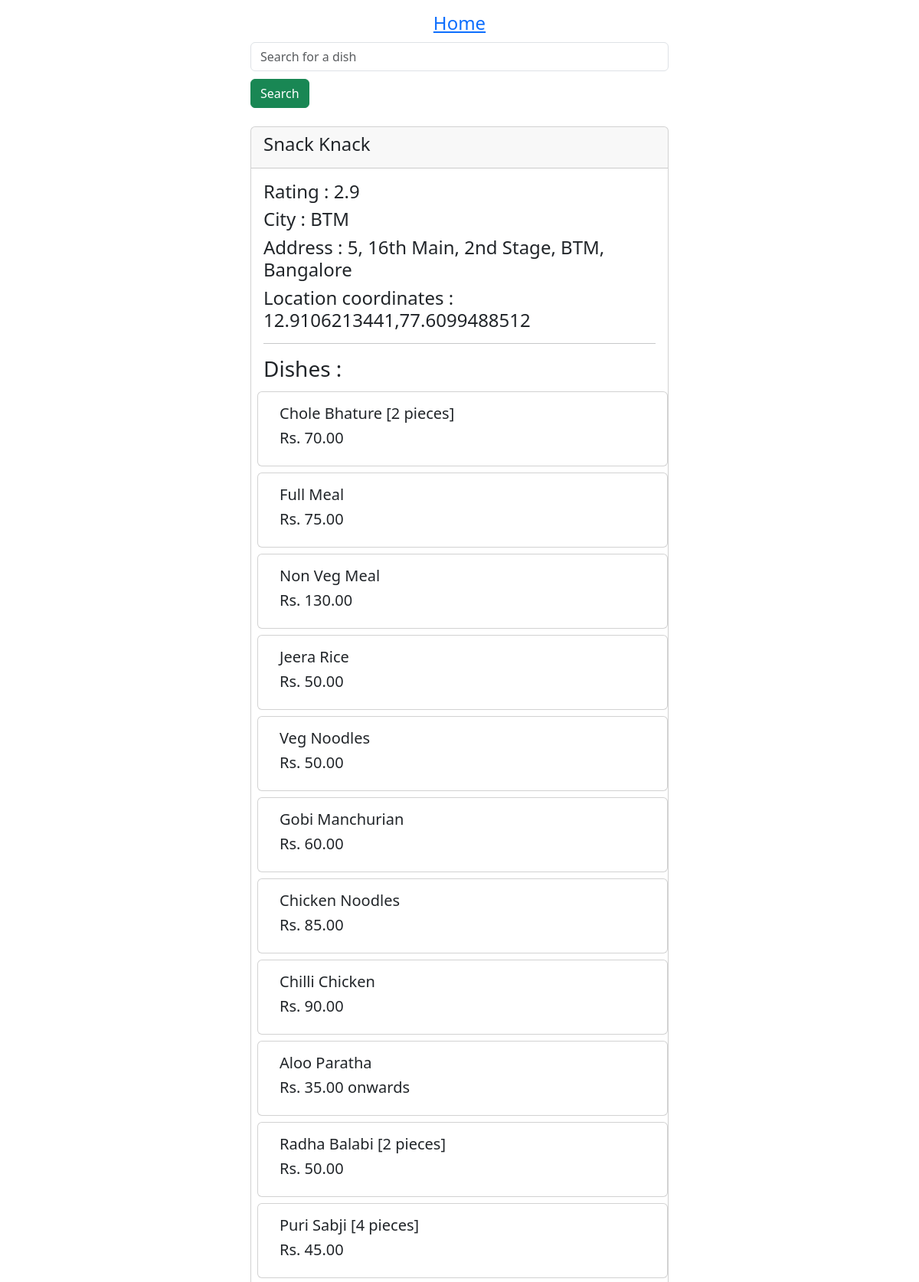
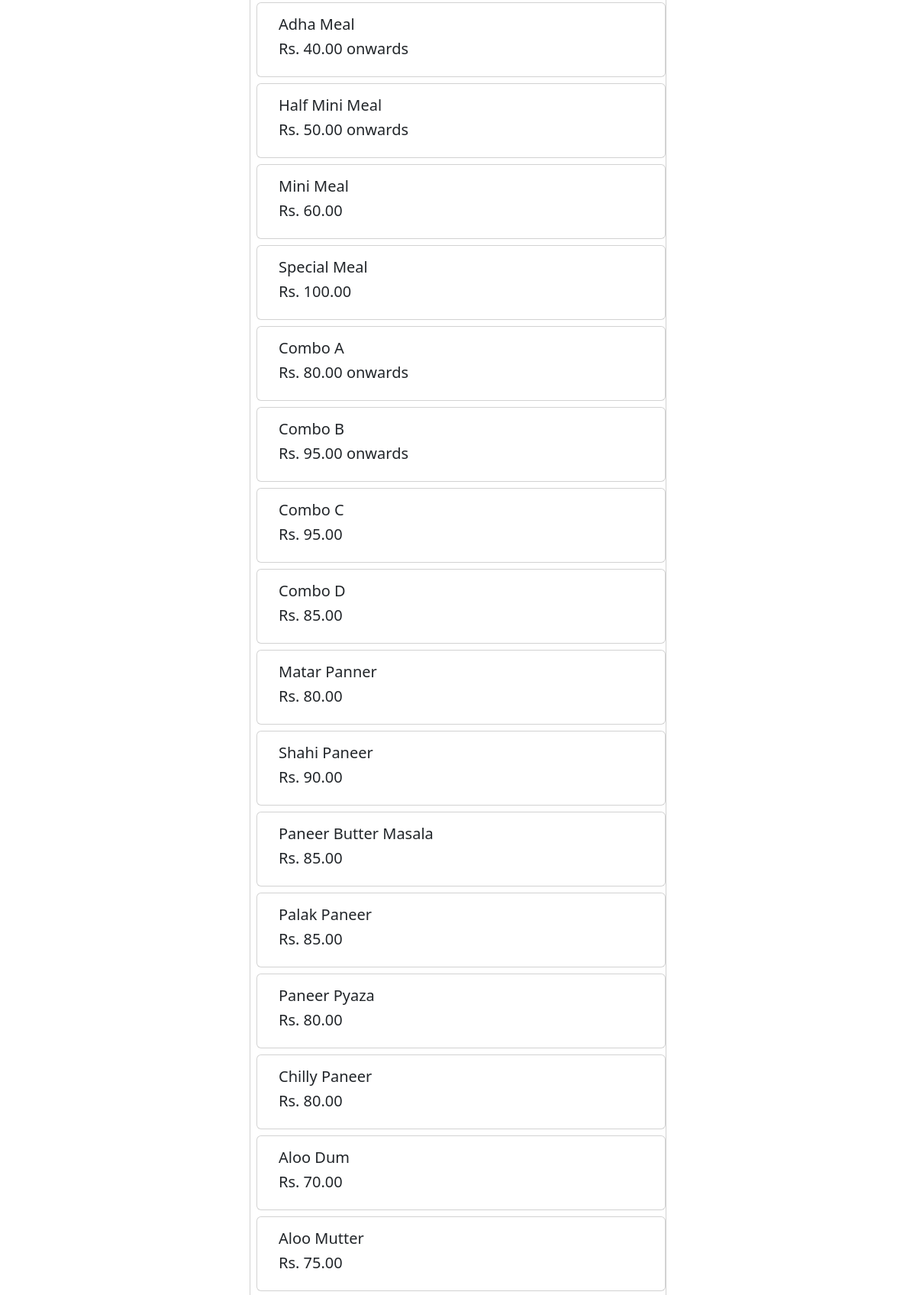
Page /restaurant/9867 (upper part) on the committed database (2 pictures, top to bottom).
### myapp/models.py (models this page shows)
class Restaurant(models.Model):
	restaurantId = models.BigAutoField(primary_key=True, auto_created=False)
	name = models.CharField(max_length=200)
	city = models.CharField(max_length=200)
	location = models.CharField(max_length=500, null=True, blank=True)
	cuisine = models.CharField(max_length=400, null=True, blank=True)
	coordinates = models.CharField(max_length=500)
	rating = models.FloatField()

class Dish(models.Model):
	restaurant = models.ForeignKey(Restaurant, on_delete=models.CASCADE)
	name = models.CharField(max_length=200)
	rate = models.CharField(max_length=50)

### myapp/views.py (the view)
# urls.py: path('restaurant/<int:id>', views.restaurant, name='restaurant-detail'),
def restaurant(request, id):
  rest = Restaurant.objects.get(restaurantId=id)
  dishes = Dish.objects.filter(restaurant=rest)
  data = dict(restaurant=rest, dishes=dishes)
  return render(request, 'myapp/restaurant.html', data)

### myapp/templates/myapp/restaurant.html (shortened to what this page needs)
{% extends 'myapp/base.html' %}
{% block content %}
<div class="container mt-3">
  <div class="row">
    <div class="col-md-6 offset-md-3">
      <div class="card">
        <div class="card-header">
          <h4>{{restaurant.name}}</h4>
        </div>
        <div class="card-body">
          <h4>Rating : {{restaurant.rating}}</h4>
          <h4>City : {{restaurant.city}}</h4>
          <h4>Address : {{restaurant.location}} </h4>
          <h4>Location coordinates : {{restaurant.coordinates}}</h4>
          <hr>
          <h3>Dishes : </h3>
          {% for dish in dishes %}
            <div class="row">
              <div class="card my-1 mx-1">
                <div class="card-body">
                  <h5>{{dish.name}}</h5> <h5> Rs. {{dish.rate}} </h5>
                </div>
              </div>
            </div>
          {% endfor %}
        </div>
      </div>
    </div>
  </div>
</div>
{% endblock content %}

### rows in the picture
Restaurant: name "Snack Knack", rating "2.9", city "BTM", location "5, 16th Main, 2nd Stage, BTM, Bangalore", coordinates "12.9106213441,77.6099488512"
Dish: name "Chole Bhature [2 pieces]", rate "70.00"
Dish: name "Full Meal", rate "75.00"
Dish: name "Non Veg Meal", rate "130.00"
Dish: name "Jeera Rice", rate "50.00"
Dish: name "Veg Noodles", rate "50.00"
Dish: name "Gobi Manchurian", rate "60.00"
Dish: name "Chicken Noodles", rate "85.00"
Dish: name "Chilli Chicken", rate "90.00"
Dish: name "Aloo Paratha", rate "35.00 onwards"
Dish: name "Radha Balabi [2 pieces]", rate "50.00"
Dish: name "Puri Sabji [4 pieces]", rate "45.00"
Dish: name "Adha Meal", rate "40.00 onwards"
Dish: name "Half Mini Meal", rate "50.00 onwards"
Dish: name "Mini Meal", rate "60.00"
Dish: name "Special Meal", rate "100.00"
Dish: name "Combo A", rate "80.00 onwards"
Dish: name "Combo B", rate "95.00 onwards"
Dish: name "Combo C", rate "95.00"
Dish: name "Combo D", rate "85.00"
Dish: name "Matar Panner", rate "80.00"
Dish: name "Shahi Paneer", rate "90.00"
Dish: name "Paneer Butter Masala", rate "85.00"
Dish: name "Palak Paneer", rate "85.00"
Dish: name "Paneer Pyaza", rate "80.00"
Dish: name "Chilly Paneer", rate "80.00"
Dish: name "Aloo Dum", rate "70.00"
Dish: name "Aloo Mutter", rate "75.00"
